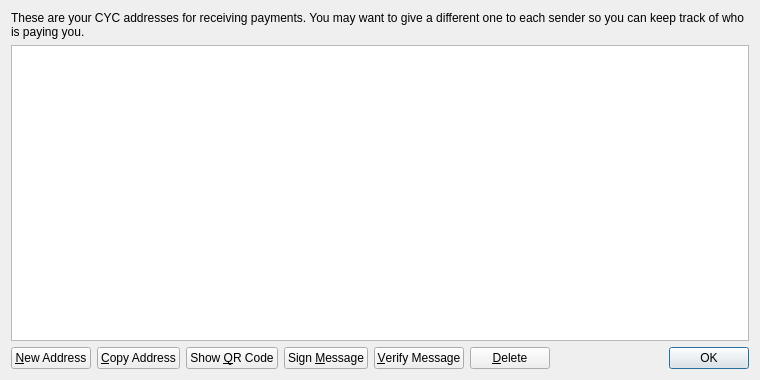
<?xml version="1.0" encoding="UTF-8"?>
<ui version="4.0">
 <class>AddressBookPage</class>
 <widget class="QWidget" name="AddressBookPage">
  <property name="geometry">
   <rect>
    <x>0</x>
    <y>0</y>
    <width>760</width>
    <height>380</height>
   </rect>
  </property>
  <property name="windowTitle">
   <string>Address Book</string>
  </property>
  <layout class="QVBoxLayout" name="verticalLayout">
   <item>
    <widget class="QLabel" name="labelExplanation">
     <property name="text">
      <string>These are your CYC addresses for receiving payments. You may want to give a different one to each sender so you can keep track of who is paying you.</string>
     </property>
     <property name="textFormat">
      <enum>Qt::PlainText</enum>
     </property>
     <property name="wordWrap">
      <bool>true</bool>
     </property>
    </widget>
   </item>
   <item>
    <widget class="QTableView" name="tableView">
     <property name="contextMenuPolicy">
      <enum>Qt::CustomContextMenu</enum>
     </property>
     <property name="toolTip">
      <string>Double-click to edit address or label</string>
     </property>
     <property name="tabKeyNavigation">
      <bool>false</bool>
     </property>
     <property name="selectionMode">
      <enum>QAbstractItemView::SingleSelection</enum>
     </property>
     <property name="selectionBehavior">
      <enum>QAbstractItemView::SelectRows</enum>
     </property>
     <property name="sortingEnabled">
      <bool>true</bool>
     </property>
     <attribute name="verticalHeaderVisible">
      <bool>false</bool>
     </attribute>
    </widget>
   </item>
   <item>
    <layout class="QHBoxLayout" name="horizontalLayout">
     <item>
      <widget class="QPushButton" name="newAddressButton">
       <property name="toolTip">
        <string>Create a new address</string>
       </property>
       <property name="text">
        <string>&amp;New Address</string>
       </property>
      </widget>
     </item>
     <item>
      <widget class="QPushButton" name="copyToClipboard">
       <property name="toolTip">
        <string>Copy the currently selected address to the system clipboard</string>
       </property>
       <property name="text">
        <string>&amp;Copy Address</string>
       </property>
      </widget>
     </item>
     <item>
      <widget class="QPushButton" name="showQRCode">
       <property name="text">
        <string>Show &amp;QR Code</string>
       </property>
      </widget>
     </item>
     <item>
      <widget class="QPushButton" name="signMessage">
       <property name="toolTip">
        <string>Sign a message to prove you own a CYC address</string>
       </property>
       <property name="text">
        <string>Sign &amp;Message</string>
       </property>
      </widget>
     </item>
     <item>
      <widget class="QPushButton" name="verifyMessage">
       <property name="toolTip">
        <string>Verify a message to ensure it was signed with a specified CYC address</string>
       </property>
       <property name="text">
        <string>&amp;Verify Message</string>
       </property>
      </widget>
     </item>
     <item>
      <widget class="QPushButton" name="deleteButton">
       <property name="toolTip">
        <string>Delete the currently selected address from the list</string>
       </property>
       <property name="text">
        <string>&amp;Delete</string>
       </property>
      </widget>
     </item>
     <item>
      <spacer name="horizontalSpacer">
       <property name="orientation">
        <enum>Qt::Horizontal</enum>
       </property>
       <property name="sizeHint" stdset="0">
        <size>
         <width>40</width>
         <height>20</height>
        </size>
       </property>
      </spacer>
     </item>
     <item>
      <widget class="QDialogButtonBox" name="buttonBox">
       <property name="sizePolicy">
        <sizepolicy hsizetype="Maximum" vsizetype="Fixed">
         <horstretch>0</horstretch>
         <verstretch>0</verstretch>
        </sizepolicy>
       </property>
       <property name="standardButtons">
        <set>QDialogButtonBox::Ok</set>
       </property>
      </widget>
     </item>
    </layout>
   </item>
  </layout>
 </widget>
 <resources>
  <include location="../bitcoin.qrc"/>
 </resources>
 <connections/>
</ui>
